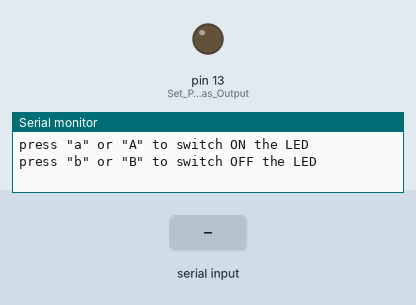
Bench run of a sketch on a simulated Arduino Mega 2560, built with avr-gcc and run on an emulated ATmega2560. Shown: output pins drawn as LEDs (lit = HIGH), the last lines printed to the serial monitor. Inputs (shaded band) come from the test bench.

Above: at 1.2 s.
1.3 s: "a" received over the second serial link
At 1.7 s:
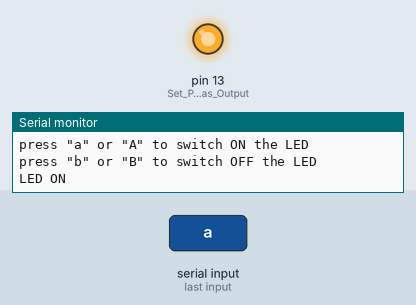
2.8 s: "b" received over the second serial link
At 4.0 s:
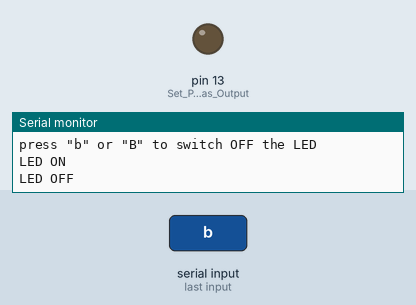
4.3 s: "A" received over the second serial link
At 5.2 s:
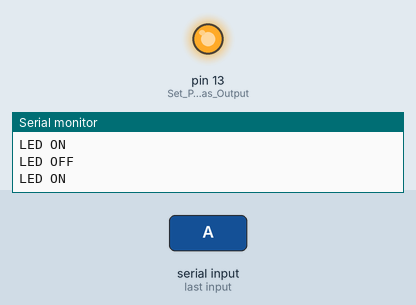
5.8 s: "B" received over the second serial link
At 6.3 s:
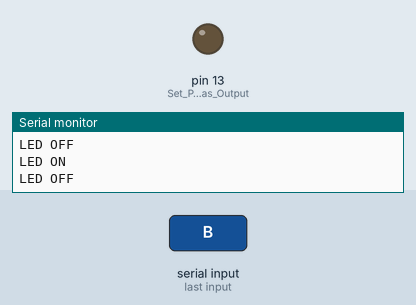
Timing chart, 0 to 8.3 s (numbered marks = the images above; inputs shaded):
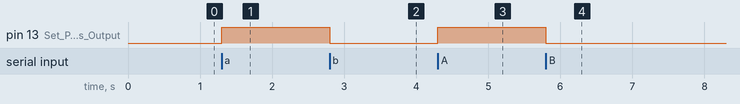

Measured:
- after the input at 1.3 s, pin 13 (Set_Pin_13_as_Output): LOW → HIGH at once
- after the input at 2.8 s, pin 13 (Set_Pin_13_as_Output): HIGH → LOW at once
- after the input at 4.3 s, pin 13 (Set_Pin_13_as_Output): LOW → HIGH at once
- after the input at 5.8 s, pin 13 (Set_Pin_13_as_Output): HIGH → LOW at once

The sketch:

Bluetooth_Comm_LED_Toggle-APDaga.ino
```cpp
 /*******************************************************************
 * Board: Arduino Mega (ATMega2560)
 * Developed by: Akshay P Daga       Email: apdaga@gmail.com
 *
 * PROBLEM STATEMENT:
 * This code is Turn ON and OFF the LED using Serial Communication
 * using BLUETOOTH MODULE HC-05 (Bluetooth 2.0).
 *
 * PROGRAM OUTCOME:
 * If pressed "a" on computer keyboard -> LED will be ON
 * If presses "b" on computer keyboard -> LED will be OFF
********************************************************************/

/****************************************************************
 * STEPS:
 * 1. Install Bluetooth Terminal app (By Juan Sebastian Ochoa Zambrano) on Android mobile from Play Store.
 * 2. Make Physical Connections of the BLuetooth Module (HC-05) as given above.
 * 3. On Android mobile, Search for Bluetooth and Connect to HC-05 and pair it using password "0000" or "1234".
 * 4. Open Bluetooth Terminal App on the Mobile and connect to paired HC-05 module.
 ***************************************************************/

/******************************************************************
 * PHYSICAL CONNECTIONS:
 * Arduino Mega  ->  Bluetooth Module
 * Pin 18 (Tx1)  ->  Rx
 * Pin 19 (Rx1)  ->  Tx
 * Gnd           ->  GND
 * Vcc           ->  VCC (+5V)
 *
 * Pin 13 -> LED+
 * Gnd    -> LED-
 * Serial Communication through USB cable (Tx0 and Rx0)
 * Arduino Terminal (Desktop) is used just to cross verify.
 *****************************************************************/

void setup() {
  // put your setup code here, to run once:
  Serial.begin(9600); //Tx0 and Rx0  //Set Baud Rate to 9600 for Serial Communication Tx0 and Rx0
  Serial1.begin(9600);  //Tx1 and Rx1  //Connected to Bluetooth Module HC-05 (Bluetooth 2.0)
  //Serial2;  //Tx2 and Rx2
  //Serial3;  //Tx3 and Rx3

  pinMode(13, OUTPUT);  //Set Pin 13 as Output (Connected to LED)

  Serial.println("press \"a\" or \"A\" to switch ON the LED");  //To Desktop
  Serial.println("press \"b\" or \"B\" to switch OFF the LED");
  Serial1.println("press \"a\" or \"A\" to switch ON the LED"); //To mobile
  Serial1.println("press \"b\" or \"B\" to switch OFF the LED");
}

void loop() {
  // put your main code here, to run repeatedly:

  if(Serial1.available ()>0)
  {
    int buffer_value = Serial1.read();
    if(buffer_value == 'a' || buffer_value == 'A')
    {
      digitalWrite(13, HIGH);    //Turn ON LED
      Serial.println("LED ON");  //Arduino Terminal of Desktop
      Serial1.println("LED ON"); //Bluetooth Terminal on Mobile
    }
    else if(buffer_value == 'b' || buffer_value == 'B')
    {
      digitalWrite(13, LOW);      //Turn OFF LED
      Serial.println("LED OFF");  //Arduino Terminal on Desktop
      Serial1.println("LED OFF"); //Bluetooth Terminal on Mobile
    }
  }
}
```
